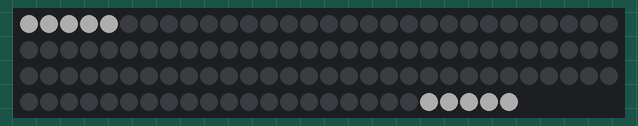
This program was run on a simulated CircuitPython board. Shown: 115 RGB LEDs in strip order, left to right, continuing on the next row. Dim RGB values are drawn brighter than linear.

Above: at 0.1 s.
At 1.1 s:
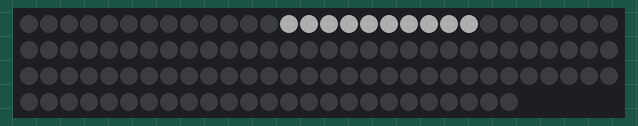
At 2.1 s:
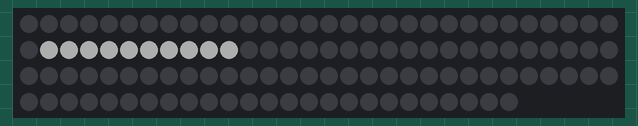
At 3.1 s:
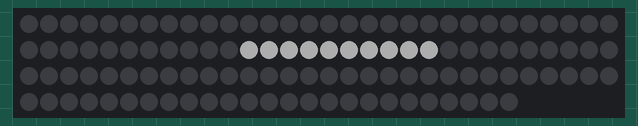
At 5.1 s:
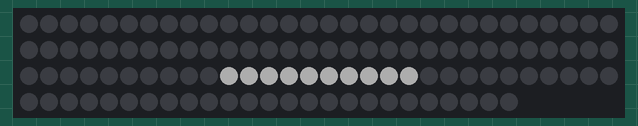
At 7.1 s:
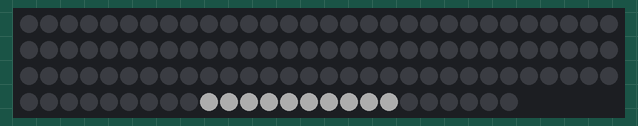

Measured:
- by itself, everything shown: repeats every 8.1 s, in 8 steps
- what the display in image 1 shows lasts 1.0 s, from 1.0 s to 2.0 s

The program:

led_test02.py
```python
import time
import board
import neopixel

pixel_pin = board.D18
num_pixels = 115

pixels = neopixel.NeoPixel(
    pixel_pin, num_pixels, brightness=0.2, auto_write=False
)

def up_left():
    for i in range(0, 5):
        pixels[i] = (255, 255, 255)
    for i in range(110, 115):
        pixels[i] = (255, 255, 255)
    pixels.show()

def right():
    for i in range(13, 23):
        pixels[i] = (255, 255, 255)
    pixels.show()

def down_left():
    for i in range(31, 41):
        pixels[i] = (255, 255, 255)
    pixels.show()

def down():
    for i in range(41, 51):
        pixels[i] = (255, 255, 255)
    pixels.show()

def down_right():
    for i in range(52, 62):
        pixels[i] = (255, 255, 255)
    pixels.show()

def left():
    for i in range(70, 80):
        pixels[i] = (255, 255, 255)
    pixels.show()

def up_right():
    for i in range(89, 99):
        pixels[i] = (255, 255, 255)
    pixels.show()

def up():
    for i in range(99, 109):
        pixels[i] = (255, 255, 255)
    pixels.show()

def shutdown():
    pixels.fill((0, 0, 0))
    pixels.show()

while True:
    up_left()
    time.sleep(1)
    shutdown()
    right()
    time.sleep(1)
    shutdown()
    down_left()
    time.sleep(1)
    shutdown()
    down()
    time.sleep(1)
    shutdown()
    down_right()
    time.sleep(1)
    shutdown()
    left()
    time.sleep(1)
    shutdown()
    up_right()
    time.sleep(1)
    shutdown()
    up()
    time.sleep(1)
    shutdown()
```
